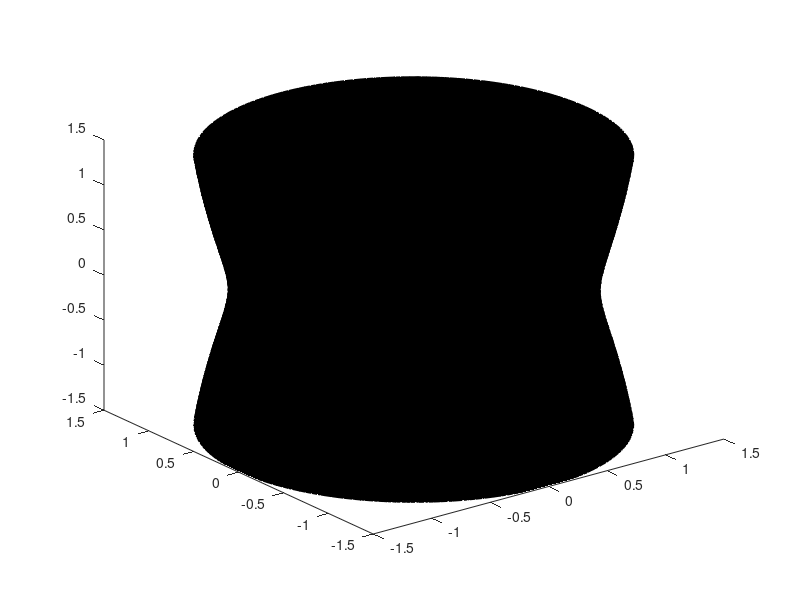

MATLAB code for this plot: (Note: this script raises an error after producing the figure.)
clear
m_e = 5.9742*10^24;
m_l = 7.36*10^22;
mu = m_l / (m_e+m_l);


[x,y,z] = meshgrid(linspace(-1.5,1.5,70));
p = (x.^2+y.^2) + 2*(1-mu)./sqrt((x+mu).^2+y.^2+z.^2) + 2 * mu ./sqrt((x-1+mu).^2+y.^2);
% JC = linspace(2.98,3.1,10);
JC = 3.18;


figure
view(3)
for i = 1:length(JC)

    s = isosurface(x,y,z,p,JC(i));
    pat = patch(s);
    pat.FaceColor = [0.4,0.4,0.4];
    pat.FaceAlpha = 0.8;
    pat.EdgeColor = 'none';

    hold on
    plot(-mu,0,'Marker','.','MarkerSize',40,'Visible','off')
    plot(1-mu,0,'Marker','.','MarkerSize',10,'Visible','off')
    hold off

    title("Jacobi Constant = "+num2str(JC(i)))
    legend(pat,'Zero Velocity Curve (ZVC)',Location='best')
    grid on

    xlabel("LD")
    ylabel("LD")
    zlabel("LD")
    drawnow
    
end